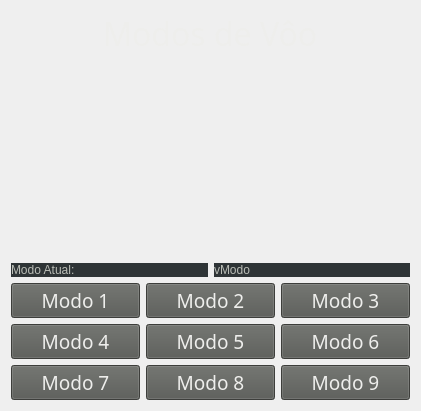
   <widget class="QWidget" name="layoutWidget">
    <property name="geometry">
     <rect>
      <x>10</x>
      <y>10</y>
      <width>421</width>
      <height>411</height>
     </rect>
    </property>
    <layout class="QVBoxLayout" name="verticalLayout_2">
     <item>
      <layout class="QHBoxLayout" name="horizontalLayout_2">
       <property name="sizeConstraint">
        <enum>QLayout::SetFixedSize</enum>
       </property>
       <item>
        <spacer name="horizontalSpacer_2">
         <property name="orientation">
          <enum>Qt::Horizontal</enum>
         </property>
         <property name="sizeHint" stdset="0">
          <size>
           <width>40</width>
           <height>20</height>
          </size>
         </property>
        </spacer>
       </item>
       <item>
        <widget class="QLabel" name="tModosdeVoo">
         <property name="minimumSize">
          <size>
           <width>0</width>
           <height>0</height>
          </size>
         </property>
         <property name="font">
          <font>
           <family>Courier 10 Pitch</family>
           <pointsize>24</pointsize>
           <weight>50</weight>
           <italic>false</italic>
           <bold>false</bold>
          </font>
         </property>
         <property name="styleSheet">
          <string notr="true">font:24pt&quot;Courier 10 Pitch&quot;;
color:rgb(238,238,236);</string>
         </property>
         <property name="text">
          <string>Modos de Vôo</string>
         </property>
        </widget>
       </item>
       <item>
        <spacer name="horizontalSpacer">
         <property name="orientation">
          <enum>Qt::Horizontal</enum>
         </property>
         <property name="sizeHint" stdset="0">
          <size>
           <width>40</width>
           <height>20</height>
          </size>
         </property>
        </spacer>
       </item>
      </layout>
     </item>
     <item>
      <spacer name="verticalSpacer">
       <property name="orientation">
        <enum>Qt::Vertical</enum>
       </property>
       <property name="sizeType">
        <enum>QSizePolicy::Expanding</enum>
       </property>
       <property name="sizeHint" stdset="0">
        <size>
         <width>20</width>
         <height>140</height>
        </size>
       </property>
      </spacer>
     </item>
     <item>
      <layout class="QHBoxLayout" name="horizontalLayout_13">
       <item>
        <widget class="QLabel" name="tModoAtual">
         <property name="styleSheet">
          <string notr="true">color:rgb(186,189,182);
background-color:rgb(46,52,54);
alternate-background-color:rgb(85,87,83);
border-color:rgb(46,52,54);
</string>
         </property>
         <property name="text">
          <string>Modo Atual:</string>
         </property>
        </widget>
       </item>
       <item>
        <widget class="QLabel" name="vModo">
         <property name="styleSheet">
          <string notr="true">color:rgb(186,189,182);
background-color:rgb(46,52,54);
alternate-background-color:rgb(85,87,83);
border-color:rgb(46,52,54);
</string>
         </property>
         <property name="text">
          <string>vModo</string>
         </property>
        </widget>
       </item>
      </layout>
     </item>
     <item>
      <layout class="QVBoxLayout" name="verticalLayout">
       <item>
        <layout class="QGridLayout" name="gridLayout">
         <property name="sizeConstraint">
          <enum>QLayout::SetFixedSize</enum>
         </property>
         <item row="0" column="0">
          <widget class="QPushButton" name="Modo1">
           <property name="font">
            <font>
             <family>Courier 10 Pitch</family>
             <pointsize>14</pointsize>
             <weight>50</weight>
             <italic>false</italic>
             <bold>false</bold>
            </font>
           </property>
           <property name="styleSheet">
            <string notr="true">background-color: rgb(85,87,83);
color:rgb(238,238,236);
font:14pt&quot;Courier 10 Pitch&quot;;
alternate-background-color:rgb(136,138,133);
border-right-color:rgb(0,0,0);
border-bottom-color:rgb(0,0,0);</string>
           </property>
           <property name="text">
            <string>Modo 1</string>
           </property>
          </widget>
         </item>
         <item row="0" column="2">
          <widget class="QPushButton" name="Modo3">
           <property name="font">
            <font>
             <family>Courier 10 Pitch</family>
             <pointsize>14</pointsize>
             <weight>50</weight>
             <italic>false</italic>
             <bold>false</bold>
            </font>
           </property>
           <property name="styleSheet">
            <string notr="true">background-color: rgb(85,87,83);
color:rgb(238,238,236);
font:14pt&quot;Courier 10 Pitch&quot;;
alternate-background-color:rgb(136,138,133);
border-right-color:rgb(0,0,0);
border-bottom-color:rgb(0,0,0);</string>
           </property>
           <property name="text">
            <string>Modo 3</string>
           </property>
          </widget>
         </item>
         <item row="2" column="2">
          <widget class="QPushButton" name="Modo9">
           <property name="font">
            <font>
             <family>Courier 10 Pitch</family>
             <pointsize>14</pointsize>
             <weight>50</weight>
             <italic>false</italic>
             <bold>false</bold>
            </font>
           </property>
           <property name="styleSheet">
            <string notr="true">background-color: rgb(85,87,83);
color:rgb(238,238,236);
font:14pt&quot;Courier 10 Pitch&quot;;
alternate-background-color:rgb(136,138,133);
border-right-color:rgb(0,0,0);
border-bottom-color:rgb(0,0,0);</string>
           </property>
           <property name="text">
            <string>Modo 9</string>
           </property>
          </widget>
         </item>
         <item row="0" column="1">
          <widget class="QPushButton" name="Modo2">
           <property name="font">
            <font>
             <family>Courier 10 Pitch</family>
             <pointsize>14</pointsize>
             <weight>50</weight>
             <italic>false</italic>
             <bold>false</bold>
            </font>
           </property>
           <property name="styleSheet">
            <string notr="true">background-color: rgb(85,87,83);
color:rgb(238,238,236);
font:14pt&quot;Courier 10 Pitch&quot;;
alternate-background-color:rgb(136,138,133);
border-right-color:rgb(0,0,0);
border-bottom-color:rgb(0,0,0);</string>
           </property>
           <property name="text">
            <string>Modo 2</string>
           </property>
          </widget>
         </item>
         <item row="2" column="1">
          <widget class="QPushButton" name="Modo8">
           <property name="font">
            <font>
             <family>Courier 10 Pitch</family>
             <pointsize>14</pointsize>
             <weight>50</weight>
             <italic>false</italic>
             <bold>false</bold>
            </font>
           </property>
           <property name="styleSheet">
            <string notr="true">background-color: rgb(85,87,83);
color:rgb(238,238,236);
font:14pt&quot;Courier 10 Pitch&quot;;
alternate-background-color:rgb(136,138,133);
border-right-color:rgb(0,0,0);
border-bottom-color:rgb(0,0,0);</string>
           </property>
           <property name="text">
            <string>Modo 8</string>
           </property>
          </widget>
         </item>
         <item row="1" column="0">
          <widget class="QPushButton" name="Modo4">
           <property name="font">
            <font>
             <family>Courier 10 Pitch</family>
             <pointsize>14</pointsize>
             <weight>50</weight>
             <italic>false</italic>
             <bold>false</bold>
            </font>
           </property>
           <property name="styleSheet">
            <string notr="true">background-color: rgb(85,87,83);
color:rgb(238,238,236);
font:14pt&quot;Courier 10 Pitch&quot;;
alternate-background-color:rgb(136,138,133);
border-right-color:rgb(0,0,0);
border-bottom-color:rgb(0,0,0);</string>
           </property>
           <property name="text">
            <string>Modo 4</string>
           </property>
          </widget>
         </item>
         <item row="1" column="1">
          <widget class="QPushButton" name="Modo5">
           <property name="font">
            <font>
             <family>Courier 10 Pitch</family>
             <pointsize>14</pointsize>
             <weight>50</weight>
             <italic>false</italic>
             <bold>false</bold>
            </font>
           </property>
           <property name="styleSheet">
            <string notr="true">background-color: rgb(85,87,83);
color:rgb(238,238,236);
font:14pt&quot;Courier 10 Pitch&quot;;
alternate-background-color:rgb(136,138,133);
border-right-color:rgb(0,0,0);
border-bottom-color:rgb(0,0,0);</string>
           </property>
           <property name="text">
            <string>Modo 5</string>
           </property>
          </widget>
         </item>
         <item row="1" column="2">
          <widget class="QPushButton" name="Modo6">
           <property name="font">
            <font>
             <family>Courier 10 Pitch</family>
             <pointsize>14</pointsize>
             <weight>50</weight>
             <italic>false</italic>
             <bold>false</bold>
            </font>
           </property>
           <property name="styleSheet">
            <string notr="true">background-color: rgb(85,87,83);
color:rgb(238,238,236);
font:14pt&quot;Courier 10 Pitch&quot;;
alternate-background-color:rgb(136,138,133);
border-right-color:rgb(0,0,0);
border-bottom-color:rgb(0,0,0);</string>
           </property>
           <property name="text">
            <string>Modo 6</string>
           </property>
          </widget>
         </item>
         <item row="2" column="0">
          <widget class="QPushButton" name="Modo7">
           <property name="font">
            <font>
             <family>Courier 10 Pitch</family>
             <pointsize>14</pointsize>
             <weight>50</weight>
             <italic>false</italic>
             <bold>false</bold>
            </font>
           </property>
           <property name="styleSheet">
            <string notr="true">background-color: rgb(85,87,83);
color:rgb(238,238,236);
font:14pt&quot;Courier 10 Pitch&quot;;
alternate-background-color:rgb(136,138,133);
border-right-color:rgb(0,0,0);
border-bottom-color:rgb(0,0,0);</string>
           </property>
           <property name="text">
            <string>Modo 7</string>
           </property>
          </widget>
         </item>
        </layout>
       </item>
      </layout>
     </item>
    </layout>
   </widget>
